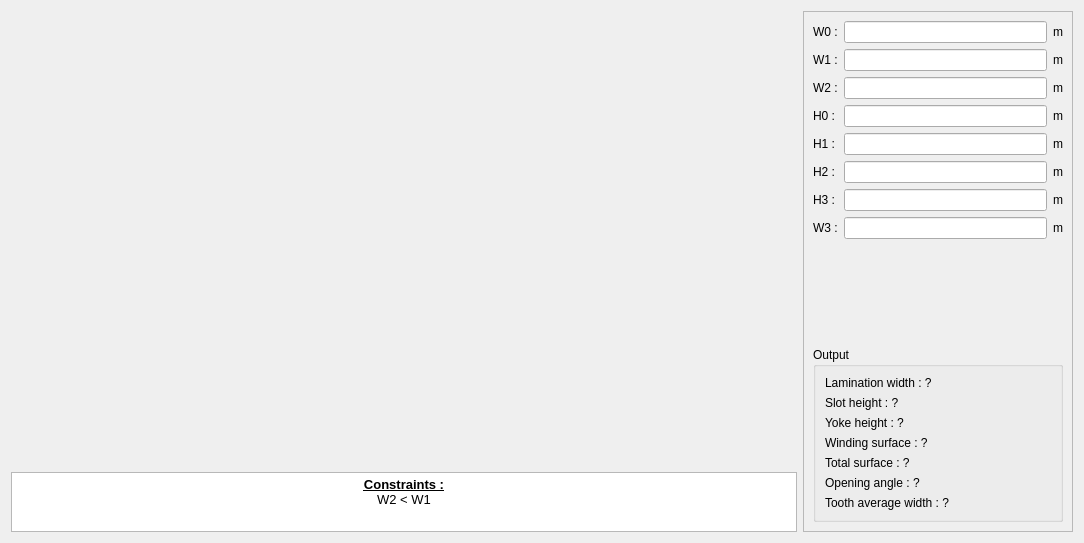
<?xml version="1.0" encoding="UTF-8"?>
<ui version="4.0">
 <class>PWSlot62</class>
 <widget class="QWidget" name="PWSlot62">
  <property name="geometry">
   <rect>
    <x>0</x>
    <y>0</y>
    <width>1084</width>
    <height>543</height>
   </rect>
  </property>
  <property name="minimumSize">
   <size>
    <width>630</width>
    <height>470</height>
   </size>
  </property>
  <property name="maximumSize">
   <size>
    <width>16777215</width>
    <height>16777215</height>
   </size>
  </property>
  <property name="windowTitle">
   <string>Form</string>
  </property>
  <layout class="QHBoxLayout" name="horizontalLayout">
   <item>
    <layout class="QVBoxLayout" name="verticalLayout_2">
     <item>
      <widget class="QLabel" name="img_slot">
       <property name="sizePolicy">
        <sizepolicy hsizetype="Expanding" vsizetype="Expanding">
         <horstretch>0</horstretch>
         <verstretch>0</verstretch>
        </sizepolicy>
       </property>
       <property name="maximumSize">
        <size>
         <width>16777215</width>
         <height>16777215</height>
        </size>
       </property>
       <property name="text">
        <string/>
       </property>
       <property name="pixmap">
        <pixmap resource="../../../../Resources/pyleecan.qrc">:/images/images/MachineSetup/WSlot/SlotW62_wind_int_rotor.png</pixmap>
       </property>
       <property name="scaledContents">
        <bool>false</bool>
       </property>
       <property name="alignment">
        <set>Qt::AlignCenter</set>
       </property>
      </widget>
     </item>
     <item>
      <widget class="QTextEdit" name="txt_constraint">
       <property name="sizePolicy">
        <sizepolicy hsizetype="Expanding" vsizetype="Fixed">
         <horstretch>0</horstretch>
         <verstretch>0</verstretch>
        </sizepolicy>
       </property>
       <property name="maximumSize">
        <size>
         <width>16777215</width>
         <height>60</height>
        </size>
       </property>
       <property name="verticalScrollBarPolicy">
        <enum>Qt::ScrollBarAlwaysOff</enum>
       </property>
       <property name="html">
        <string>&lt;!DOCTYPE HTML PUBLIC &quot;-//W3C//DTD HTML 4.0//EN&quot; &quot;http://www.w3.org/TR/REC-html40/strict.dtd&quot;&gt;
&lt;html&gt;&lt;head&gt;&lt;meta name=&quot;qrichtext&quot; content=&quot;1&quot; /&gt;&lt;style type=&quot;text/css&quot;&gt;
p, li { white-space: pre-wrap; }
&lt;/style&gt;&lt;/head&gt;&lt;body style=&quot; font-family:'MS Shell Dlg 2'; font-size:8.15094pt; font-weight:400; font-style:normal;&quot;&gt;
&lt;p align=&quot;center&quot; style=&quot; margin-top:0px; margin-bottom:0px; margin-left:0px; margin-right:0px; -qt-block-indent:0; text-indent:0px;&quot;&gt;&lt;span style=&quot; font-size:10pt; font-weight:600; text-decoration: underline;&quot;&gt;Constraints :&lt;/span&gt;&lt;/p&gt;
&lt;p align=&quot;center&quot; style=&quot; margin-top:0px; margin-bottom:0px; margin-left:0px; margin-right:0px; -qt-block-indent:0; text-indent:0px;&quot;&gt;&lt;span style=&quot; font-size:10pt;&quot;&gt;W2 &amp;lt; W1&lt;/span&gt;&lt;/p&gt;&lt;/body&gt;&lt;/html&gt;</string>
       </property>
       <property name="textInteractionFlags">
        <set>Qt::TextSelectableByKeyboard|Qt::TextSelectableByMouse</set>
       </property>
      </widget>
     </item>
    </layout>
   </item>
   <item>
    <widget class="QScrollArea" name="scrollArea">
     <property name="minimumSize">
      <size>
       <width>270</width>
       <height>0</height>
      </size>
     </property>
     <property name="maximumSize">
      <size>
       <width>270</width>
       <height>16777215</height>
      </size>
     </property>
     <property name="widgetResizable">
      <bool>true</bool>
     </property>
     <widget class="QWidget" name="scrollAreaWidgetContents">
      <property name="geometry">
       <rect>
        <x>0</x>
        <y>0</y>
        <width>268</width>
        <height>523</height>
       </rect>
      </property>
      <layout class="QVBoxLayout" name="verticalLayout">
       <item>
        <layout class="QGridLayout" name="gridLayout">
         <item row="6" column="0">
          <widget class="QLabel" name="in_H3">
           <property name="text">
            <string>H3 :</string>
           </property>
          </widget>
         </item>
         <item row="5" column="1">
          <widget class="FloatEdit" name="lf_H2"/>
         </item>
         <item row="7" column="2">
          <widget class="QLabel" name="unit_W3">
           <property name="text">
            <string>m</string>
           </property>
          </widget>
         </item>
         <item row="5" column="2">
          <widget class="QLabel" name="unit_H2">
           <property name="text">
            <string>m</string>
           </property>
          </widget>
         </item>
         <item row="4" column="1">
          <widget class="FloatEdit" name="lf_H1"/>
         </item>
         <item row="2" column="2">
          <widget class="QLabel" name="unit_W2">
           <property name="text">
            <string>m</string>
           </property>
          </widget>
         </item>
         <item row="1" column="2">
          <widget class="QLabel" name="unit_W1">
           <property name="text">
            <string>m</string>
           </property>
          </widget>
         </item>
         <item row="3" column="0">
          <widget class="QLabel" name="in_H0">
           <property name="text">
            <string>H0 :</string>
           </property>
          </widget>
         </item>
         <item row="3" column="2">
          <widget class="QLabel" name="unit_H0">
           <property name="text">
            <string>m</string>
           </property>
          </widget>
         </item>
         <item row="7" column="0">
          <widget class="QLabel" name="in_W3">
           <property name="text">
            <string>W3 :</string>
           </property>
          </widget>
         </item>
         <item row="4" column="2">
          <widget class="QLabel" name="unit_H1">
           <property name="text">
            <string>m</string>
           </property>
          </widget>
         </item>
         <item row="1" column="0">
          <widget class="QLabel" name="in_W1">
           <property name="text">
            <string>W1 :</string>
           </property>
          </widget>
         </item>
         <item row="7" column="1">
          <widget class="FloatEdit" name="lf_W3"/>
         </item>
         <item row="4" column="0">
          <widget class="QLabel" name="in_H1">
           <property name="text">
            <string>H1 :</string>
           </property>
          </widget>
         </item>
         <item row="5" column="0">
          <widget class="QLabel" name="in_H2">
           <property name="text">
            <string>H2 :</string>
           </property>
          </widget>
         </item>
         <item row="3" column="1">
          <widget class="FloatEdit" name="lf_H0"/>
         </item>
         <item row="1" column="1">
          <widget class="FloatEdit" name="lf_W1"/>
         </item>
         <item row="6" column="1">
          <widget class="FloatEdit" name="lf_H3"/>
         </item>
         <item row="2" column="1">
          <widget class="FloatEdit" name="lf_W2"/>
         </item>
         <item row="6" column="2">
          <widget class="QLabel" name="unit_H3">
           <property name="text">
            <string>m</string>
           </property>
          </widget>
         </item>
         <item row="0" column="2">
          <widget class="QLabel" name="unit_W0">
           <property name="text">
            <string>m</string>
           </property>
          </widget>
         </item>
         <item row="0" column="1">
          <widget class="FloatEdit" name="lf_W0"/>
         </item>
         <item row="0" column="0">
          <widget class="QLabel" name="in_W0">
           <property name="text">
            <string>W0 :</string>
           </property>
          </widget>
         </item>
         <item row="2" column="0">
          <widget class="QLabel" name="in_W2">
           <property name="text">
            <string>W2 :</string>
           </property>
          </widget>
         </item>
        </layout>
       </item>
       <item>
        <spacer name="verticalSpacer">
         <property name="orientation">
          <enum>Qt::Vertical</enum>
         </property>
         <property name="sizeHint" stdset="0">
          <size>
           <width>20</width>
           <height>40</height>
          </size>
         </property>
        </spacer>
       </item>
       <item>
        <widget class="QGroupBox" name="g_output">
         <property name="minimumSize">
          <size>
           <width>200</width>
           <height>0</height>
          </size>
         </property>
         <property name="title">
          <string>Output</string>
         </property>
         <layout class="QVBoxLayout" name="verticalLayout_3">
          <item>
           <widget class="QLabel" name="out_Wlam">
            <property name="text">
             <string>Lamination width : ?</string>
            </property>
           </widget>
          </item>
          <item>
           <widget class="QLabel" name="out_slot_height">
            <property name="text">
             <string>Slot height : ?</string>
            </property>
           </widget>
          </item>
          <item>
           <widget class="QLabel" name="out_yoke_height">
            <property name="text">
             <string>Yoke height : ?</string>
            </property>
           </widget>
          </item>
          <item>
           <widget class="QLabel" name="out_wind_surface">
            <property name="text">
             <string>Winding surface : ?</string>
            </property>
           </widget>
          </item>
          <item>
           <widget class="QLabel" name="out_tot_surface">
            <property name="text">
             <string>Total surface : ?</string>
            </property>
           </widget>
          </item>
          <item>
           <widget class="QLabel" name="out_op_angle">
            <property name="text">
             <string>Opening angle : ?</string>
            </property>
           </widget>
          </item>
          <item>
           <widget class="QLabel" name="out_tooth_width">
            <property name="text">
             <string>Tooth average width : ?</string>
            </property>
           </widget>
          </item>
         </layout>
        </widget>
       </item>
      </layout>
     </widget>
    </widget>
   </item>
  </layout>
 </widget>
 <customwidgets>
  <customwidget>
   <class>FloatEdit</class>
   <extends>QLineEdit</extends>
   <header>......GUI/Tools/FloatEdit.h</header>
  </customwidget>
 </customwidgets>
 <tabstops>
  <tabstop>lf_W0</tabstop>
  <tabstop>lf_W1</tabstop>
  <tabstop>lf_W2</tabstop>
  <tabstop>lf_H0</tabstop>
  <tabstop>lf_H1</tabstop>
  <tabstop>lf_H2</tabstop>
  <tabstop>lf_H3</tabstop>
  <tabstop>lf_W3</tabstop>
  <tabstop>txt_constraint</tabstop>
  <tabstop>scrollArea</tabstop>
 </tabstops>
 <resources>
  <include location="../../../../Resources/pyleecan.qrc"/>
  <include location="../../../../Resources/pyleecan.qrc"/>
 </resources>
 <connections/>
</ui>
